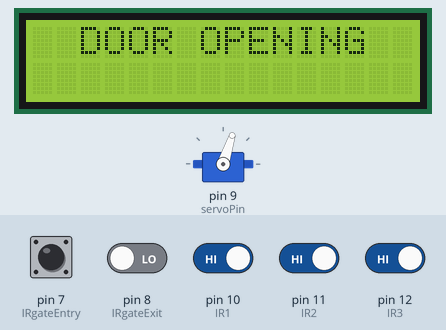
Simulated run of this sketch. Board: Arduino Uno, built with avr-gcc and run on an emulated ATmega328P. Parts: 16×2 character LCD, servo. Inputs (shaded band) come from the test bench; at power-on: pin 7 (IRgateEntry), pin 10 (IR1), pin 11 (IR2), pin 12 (IR3) HIGH, pin 8 (IRgateExit) LOW. What the sketch prints to the serial monitor is not drawn.

Above: at 5.2 s.
5.3 s: pin 10 (IR1) driven LOW
At 12.75 s:
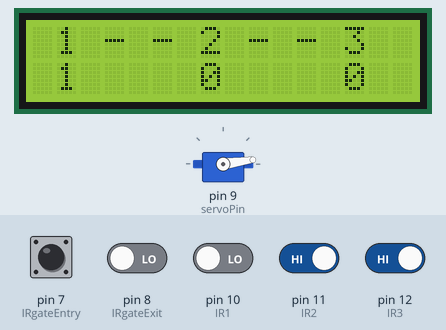
13.8 s: pin 11 (IR2) driven LOW
At 21.26 s:
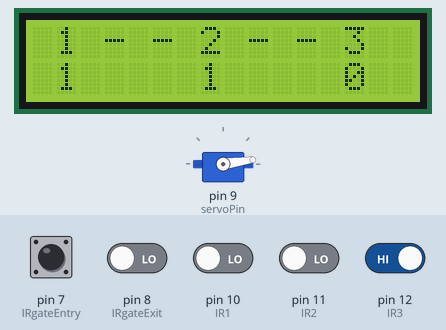
22.6 s: pin 12 (IR3) driven LOW
At 30.1 s:
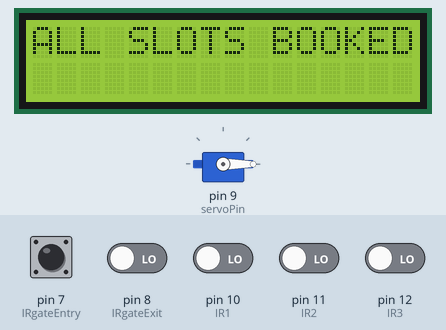
36.6 s: pin 8 (IRgateExit) driven HIGH
50.6 s: pin 10 (IR1) driven HIGH
At 51.9 s:
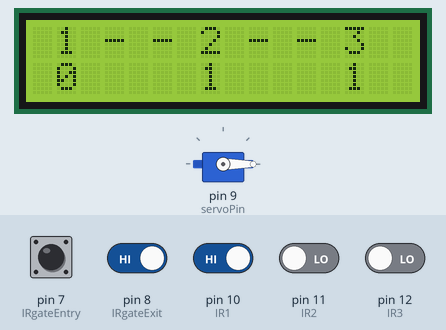
59.1 s: pin 11 (IR2) driven HIGH
At 60.4 s:
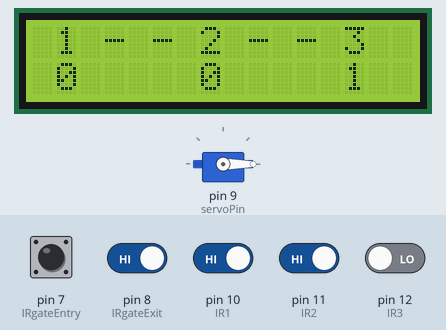
Timing chart, 0 to 62.1 s (numbered marks = the images above; inputs shaded):
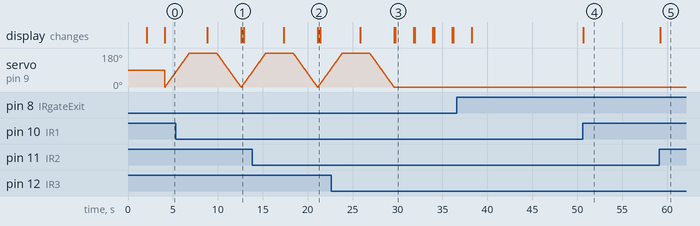

The sketch:

CarParkingSystem.ino
```cpp
/*
Project Name: IOT based smart vahicle parking system

Mirzana Jannat Piya
Roll 1704018

*/


#include <Servo.h>
#include <LiquidCrystal.h>
#include <Wire.h>
#include <LiquidCrystal_I2C.h>

LiquidCrystal_I2C lcd(0x27, 16, 2);

Servo myservo;  // create servo object to control a servo

//************** Pin Variables**************

//IR Sensors on PARKING SLOT
int IR1=10;
int IR2=11;
int IR3=12;

//IR Sensors on GATE
int IRgateEntry=7;
int IRgateExit=8;

//Servo Pin
 int servoPin=9;

//**************Global Variables***************
int pos = 0;                // variable to store the servo position

int slotStatus1;            // variables to store
int slotStatus2;            // parking slots
int slotStatus3;            // status

int i;


// Declare global variables which will be uploaded to server


//String sendval, sendval2, sendval3, postData;


void setup() {

// Declaring Pin type as INPUT

  lcd.init();   // initializing the LCD
  lcd.backlight(); // Enable or Turn On the backlight

  lcd.print("IOT Car Parking");
  delay(2000);
  lcd.setCursor(4,1);
  lcd.print("System ");
  delay(2000);
  lcd.clear();


  myservo.attach(servoPin);

  pinMode (IR1, INPUT);
  pinMode (IR2, INPUT);
  pinMode (IR3, INPUT);

  pinMode (IRgateEntry, INPUT);
  pinMode (IRgateExit, INPUT);

  Serial.begin(9600);
  Serial.println("Communication Started \n\n");

}

void loop() {

// Openning Entry if any vahicle at the gate


if(digitalRead(IRgateEntry)==0||digitalRead(IRgateExit)==0)
  {
    if((slotStatus1+slotStatus2+slotStatus3)!=3){
      OpenGate();
  }
else
  {
      Serial.println("***************       ALL Parking Slots are BOOKED      *****************");
      Serial.println("-----   !!!!!!!!!!!!!!!   ENTRY RESTRICTED  !!!!!!!!!!!  ");

      lcd.clear();
      lcd.setCursor(0,0);
      lcd.print("ALL SLOTS BOOKED");
      delay(2000);
      lcd.clear();
  }

}

// *********Checking Parkig Slot Status**********

  CheckSlotStatus();


lcd.setCursor(0,0);
lcd.print(" 1 - - 2 - - 3  ");
lcd.setCursor(1,1);
lcd.print(slotStatus1);
lcd.setCursor(7,1);
lcd.print(slotStatus2);
lcd.setCursor(13,1);
lcd.print(slotStatus3);

}


//*********************** User Defined Functions ***********************

void OpenGate(){
  // Gate Openning

  //  Code for LCD
      lcd.clear();
      lcd.setCursor(2,0);
      lcd.print("DOOR OPENING");

  Serial.println("Door Openning........");

  //Code for Servo rotating 0 to 180 degree

     for (pos = 0; pos <= 180; pos += 1) { // goes from 0 degrees to 180 degrees
                                         // in steps of 1 degree
         myservo.write(pos);            // tell servo to go to position in variable 'pos'
         delay(15);
     }
  Serial.println("***** PLEASE ENTER/EXIT *****");

      delay(2000);


  // Gate Closing

  //  Code for LCD
      lcd.clear();
      lcd.setCursor(2,0);
      lcd.print("DOOR CLOSING");
      delay(1000);


//Code for Servo rotating 180 to 0 degree
Serial.println("Door Closing");
    for (pos = 180; pos >= 0; pos -= 1) { // goes from 180 degrees to 0 degrees
        myservo.write(pos);              // tell servo to go to position in variable 'pos'
        delay(15);                      // waits 15 ms for the servo to reach the position
      }
      lcd.clear();
}


void CheckSlotStatus(){
  if(digitalRead(IR1)==0){
        Serial.print("Parking Slot 1-> BOOK  ");
        slotStatus1=1;

  }
else {
        Serial.print("Parking Slot 1-> FREE ");
        slotStatus1=0;
}

if(digitalRead(IR2)==0){
        Serial.print("  Slot 2-> BOOK ");
        slotStatus2=1;

}
else {
        Serial.print("  Slot 2-> FREE ");
        slotStatus2=0;
}

if(digitalRead(IR3)==0){
        Serial.println("  Slot 3-> BOOK");
        slotStatus3=1;
}
else {
        Serial.println("  Slot 3-> FREE");
        slotStatus3=0;
}

}
```

Measured:
- after the input at 22.6 s, servo on pin 9 (servoPin): goes on until 29.6 s, then stays 0°
- after the input at 50.6 s, the display: changes after 0.08 s (image 4)
- after the input at 59.1 s, the display: changes after 0.11 s (image 5)
- what the display in image 3 shows lasts 2.0 s, from 29.8 s to 31.8 s
